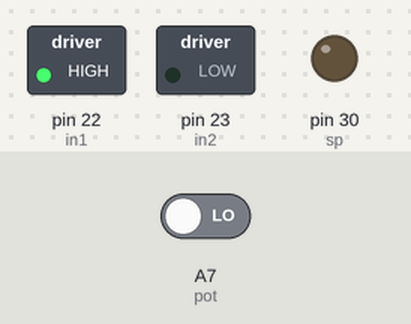
A sketch run on a simulated Arduino Mega 2560, built with avr-gcc and run on an emulated ATmega2560. Parts: switched loads named in the sketch (green lamp = pin HIGH), output pins drawn as LEDs (lit = HIGH). The test bench sets the inputs (shaded band); at power-on: A7 (pot) LOW.

Above: at 0.1 s.
Timing chart, 0 to 1.6 s (numbered marks = the images above):
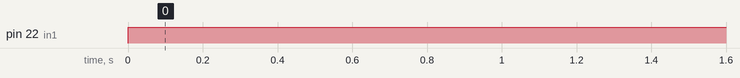

The sketch:

at16_motor_speed_conroll.ino
```cpp
int in1 = 22;
int in2 = 23;
int pot = A7;
int sp = 30;
int x = 0;
void setup() {
  // put your setup code here, to run once:
Serial.begin(9600);
pinMode(in1, OUTPUT);
pinMode(in2, OUTPUT);
pinMode(sp, OUTPUT);
pinMode(pot, INPUT);
}

void loop() {
  // put your main code here, to run repeatedly:
x = digitalRead(pot);
x = map(x, 0, 1023, 0, 255);
digitalWrite(sp, x);
digitalWrite(in1, 1);
digitalWrite(in2, 0);

}
```

Measured:
- by itself, pin 22 (in1): LOW → HIGH at 0.00 s
